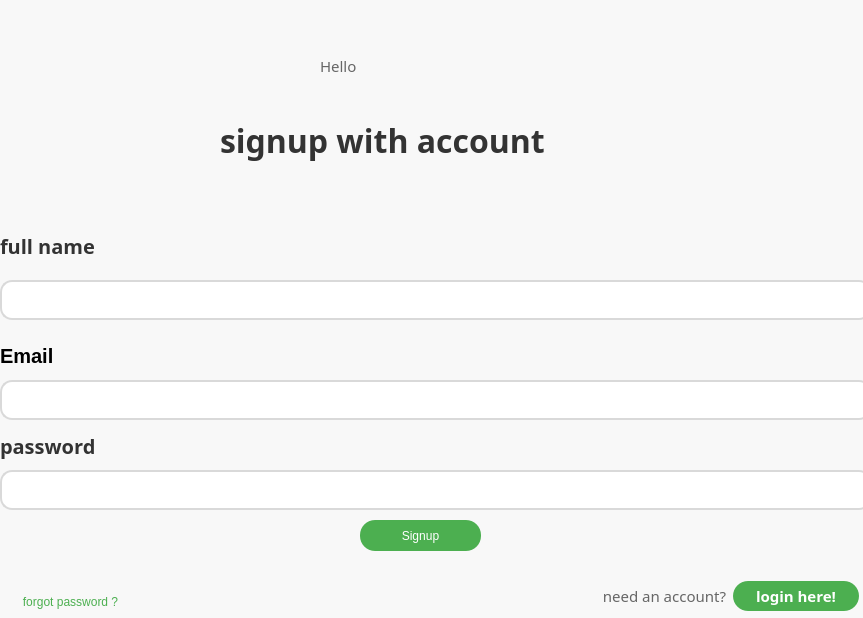
<?xml version="1.0" encoding="UTF-8"?>
<ui version="4.0">
 <class>MainWindow</class>
 <widget class="QMainWindow" name="MainWindow">
  <property name="geometry">
   <rect>
    <x>0</x>
    <y>0</y>
    <width>863</width>
    <height>618</height>
   </rect>
  </property>
  <property name="windowTitle">
   <string>MainWindow</string>
  </property>
  <widget class="QWidget" name="centralwidget">
   <property name="styleSheet">
    <string notr="true">#centralwidget{
    background-color: #F8F8F8;
}

/* Sign Up */
QLabel#label_2{
    color: #333333;
    font: 700 24pt &quot;Poppins&quot;;
}

/* Create account text */
QLabel#label_3, QLabel#label_5{
    color: #666666;
    font: 11pt &quot;Poppins&quot;;
}

/* Label Fullname Email Password */
#text_full_name,
#text_e_number,
#text_password{
    color: #333333;
    font: 600 15pt &quot;Poppins&quot;;
}

/* Input */
#Full_name,
#email,
#password{
    background-color: white;
    border: 2px solid #D9D9D9;
    border-radius: 12px;
    padding-left: 10px;
    color: #333333;
    font: 15pt &quot;Poppins&quot;;
}

/* Nút Sign Up */
#signup, #nav_login{
    background-color: #4CAF50;
    color: white;
    border-radius: 15px;
    border: none;
    font: bold 11pt &quot;Poppins&quot;;
}

#signup:hover, #nav_login:hover{
    background-color: #43A047;
}

/* Login Link */
#forgot{
    background: transparent;
    color: #4CAF50;
    border: none;
    font: 10pt &quot;Poppins&quot;;
}

#forgot:hover{
    color: #43A047;
    text-decoration: underline;
}
</string>
   </property>
   <widget class="QLabel" name="label">
    <property name="geometry">
     <rect>
      <x>533</x>
      <y>9</y>
      <width>16</width>
      <height>16</height>
     </rect>
    </property>
    <property name="text">
     <string/>
    </property>
   </widget>
   <widget class="QWidget" name="widget" native="true">
    <property name="geometry">
     <rect>
      <x>0</x>
      <y>-10</y>
      <width>871</width>
      <height>641</height>
     </rect>
    </property>
    <property name="maximumSize">
     <size>
      <width>871</width>
      <height>641</height>
     </size>
    </property>
    <widget class="QLabel" name="logo">
     <property name="geometry">
      <rect>
       <x>580</x>
       <y>20</y>
       <width>281</width>
       <height>261</height>
      </rect>
     </property>
     <property name="font">
      <font>
       <pointsize>24</pointsize>
      </font>
     </property>
     <property name="text">
      <string/>
     </property>
     <property name="textFormat">
      <enum>Qt::AutoText</enum>
     </property>
     <property name="pixmap">
      <pixmap>../accets/imgs/img1.png</pixmap>
     </property>
     <property name="scaledContents">
      <bool>true</bool>
     </property>
     <property name="wordWrap">
      <bool>false</bool>
     </property>
    </widget>
    <widget class="QLabel" name="label_3">
     <property name="geometry">
      <rect>
       <x>320</x>
       <y>40</y>
       <width>281</width>
       <height>71</height>
      </rect>
     </property>
     <property name="font">
      <font>
       <family>Poppins</family>
       <pointsize>11</pointsize>
       <weight>50</weight>
       <italic>false</italic>
       <bold>false</bold>
      </font>
     </property>
     <property name="text">
      <string>Hello </string>
     </property>
    </widget>
    <widget class="QLabel" name="text_e_munber">
     <property name="geometry">
      <rect>
       <x>0</x>
       <y>350</y>
       <width>221</width>
       <height>31</height>
      </rect>
     </property>
     <property name="font">
      <font>
       <family>Arial</family>
       <pointsize>15</pointsize>
       <weight>75</weight>
       <bold>true</bold>
      </font>
     </property>
     <property name="text">
      <string>Email </string>
     </property>
    </widget>
    <widget class="QLabel" name="text_password">
     <property name="geometry">
      <rect>
       <x>0</x>
       <y>440</y>
       <width>221</width>
       <height>31</height>
      </rect>
     </property>
     <property name="font">
      <font>
       <family>Poppins</family>
       <pointsize>15</pointsize>
       <weight>75</weight>
       <italic>false</italic>
       <bold>true</bold>
      </font>
     </property>
     <property name="text">
      <string>password</string>
     </property>
    </widget>
    <widget class="QLabel" name="label_2">
     <property name="geometry">
      <rect>
       <x>220</x>
       <y>100</y>
       <width>331</width>
       <height>101</height>
      </rect>
     </property>
     <property name="font">
      <font>
       <family>Poppins</family>
       <pointsize>24</pointsize>
       <weight>87</weight>
       <italic>false</italic>
       <bold>true</bold>
      </font>
     </property>
     <property name="text">
      <string>signup with account</string>
     </property>
    </widget>
    <widget class="QToolButton" name="signup">
     <property name="geometry">
      <rect>
       <x>360</x>
       <y>530</y>
       <width>121</width>
       <height>31</height>
      </rect>
     </property>
     <property name="text">
      <string>Signup</string>
     </property>
    </widget>
    <widget class="QLineEdit" name="email">
     <property name="geometry">
      <rect>
       <x>0</x>
       <y>390</y>
       <width>871</width>
       <height>40</height>
      </rect>
     </property>
    </widget>
    <widget class="QLineEdit" name="password">
     <property name="geometry">
      <rect>
       <x>0</x>
       <y>480</y>
       <width>871</width>
       <height>40</height>
      </rect>
     </property>
     <property name="echoMode">
      <enum>QLineEdit::Password</enum>
     </property>
    </widget>
    <widget class="QPushButton" name="forgot">
     <property name="geometry">
      <rect>
       <x>0</x>
       <y>600</y>
       <width>141</width>
       <height>23</height>
      </rect>
     </property>
     <property name="text">
      <string>forgot password ?</string>
     </property>
    </widget>
    <widget class="QLabel" name="text_full_name">
     <property name="geometry">
      <rect>
       <x>0</x>
       <y>240</y>
       <width>221</width>
       <height>31</height>
      </rect>
     </property>
     <property name="font">
      <font>
       <family>Poppins</family>
       <pointsize>15</pointsize>
       <weight>75</weight>
       <italic>false</italic>
       <bold>true</bold>
      </font>
     </property>
     <property name="text">
      <string>full name</string>
     </property>
    </widget>
    <widget class="QLineEdit" name="Full_name">
     <property name="geometry">
      <rect>
       <x>0</x>
       <y>290</y>
       <width>871</width>
       <height>40</height>
      </rect>
     </property>
    </widget>
    <widget class="QWidget" name="layoutWidget">
     <property name="geometry">
      <rect>
       <x>598</x>
       <y>590</y>
       <width>261</width>
       <height>32</height>
      </rect>
     </property>
     <layout class="QHBoxLayout" name="nav_login_2">
      <property name="leftMargin">
       <number>1</number>
      </property>
      <item>
       <widget class="QLabel" name="label_5">
        <property name="font">
         <font>
          <family>Poppins</family>
          <pointsize>11</pointsize>
          <weight>50</weight>
          <italic>false</italic>
          <bold>false</bold>
         </font>
        </property>
        <property name="text">
         <string> need an account?</string>
        </property>
       </widget>
      </item>
      <item>
       <widget class="QPushButton" name="nav_login">
        <property name="minimumSize">
         <size>
          <width>30</width>
          <height>30</height>
         </size>
        </property>
        <property name="sizeIncrement">
         <size>
          <width>123</width>
          <height>0</height>
         </size>
        </property>
        <property name="font">
         <font>
          <family>Poppins</family>
          <pointsize>11</pointsize>
          <weight>75</weight>
          <italic>false</italic>
          <bold>true</bold>
         </font>
        </property>
        <property name="text">
         <string>login here!</string>
        </property>
       </widget>
      </item>
     </layout>
    </widget>
   </widget>
  </widget>
 </widget>
 <resources/>
 <connections/>
</ui>
